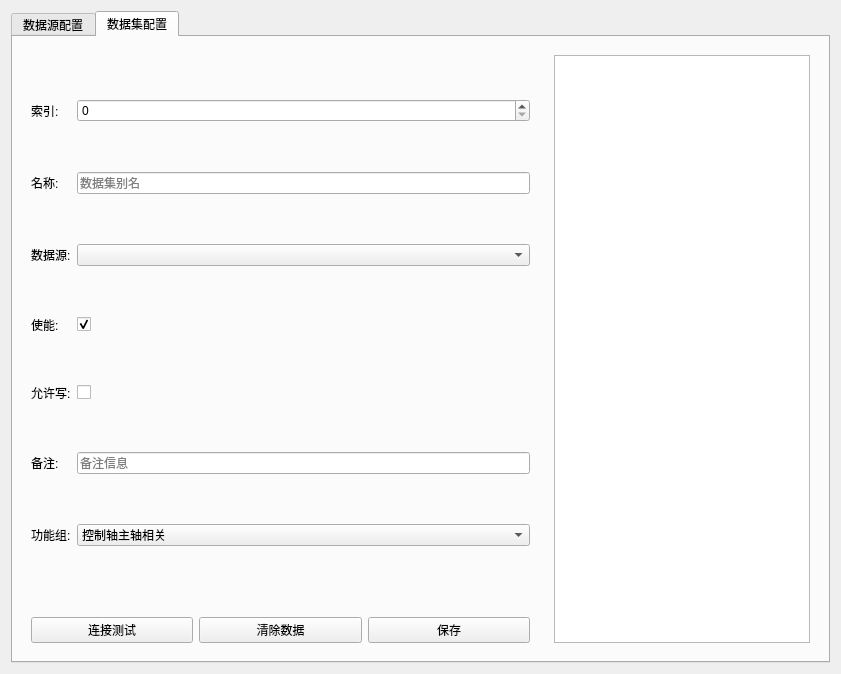
<?xml version="1.0" encoding="UTF-8"?>
<ui version="4.0">
 <class>ConfigDialog</class>
 <widget class="QDialog" name="ConfigDialog">
  <property name="geometry">
   <rect>
    <x>0</x>
    <y>0</y>
    <width>841</width>
    <height>674</height>
   </rect>
  </property>
  <property name="windowTitle">
   <string>Dialog</string>
  </property>
  <layout class="QGridLayout" name="gridLayout">
   <item row="0" column="0">
    <widget class="QTabWidget" name="tabWidget">
     <property name="currentIndex">
      <number>1</number>
     </property>
     <property name="tabBarAutoHide">
      <bool>true</bool>
     </property>
     <widget class="QWidget" name="Tab1">
      <attribute name="title">
       <string>数据源配置</string>
      </attribute>
      <layout class="QGridLayout" name="gridLayout_8" rowstretch="9,1" columnstretch="3,7">
       <item row="0" column="0">
        <widget class="QWidget" name="widget_3" native="true">
         <layout class="QGridLayout" name="gridLayout_4">
          <item row="5" column="1">
           <widget class="QLineEdit" name="port1">
            <property name="text">
             <string>8193</string>
            </property>
            <property name="placeholderText">
             <string>默认:8193</string>
            </property>
           </widget>
          </item>
          <item row="2" column="1">
           <widget class="QCheckBox" name="enable1">
            <property name="checked">
             <bool>true</bool>
            </property>
           </widget>
          </item>
          <item row="3" column="1">
           <widget class="QLineEdit" name="desc1">
            <property name="placeholderText">
             <string>备注信息</string>
            </property>
           </widget>
          </item>
          <item row="4" column="0">
           <widget class="QLabel" name="Label_10">
            <property name="text">
             <string>主机:</string>
            </property>
           </widget>
          </item>
          <item row="0" column="0">
           <widget class="QLabel" name="Label">
            <property name="text">
             <string>索引:</string>
            </property>
           </widget>
          </item>
          <item row="0" column="1">
           <widget class="QSpinBox" name="index1">
            <property name="specialValueText">
             <string/>
            </property>
            <property name="minimum">
             <number>0</number>
            </property>
           </widget>
          </item>
          <item row="1" column="0">
           <widget class="QLabel" name="Label_2">
            <property name="text">
             <string>名称:</string>
            </property>
           </widget>
          </item>
          <item row="6" column="1">
           <widget class="QSpinBox" name="timeout">
            <property name="minimum">
             <number>1</number>
            </property>
            <property name="maximum">
             <number>1000</number>
            </property>
            <property name="singleStep">
             <number>1</number>
            </property>
            <property name="value">
             <number>10</number>
            </property>
           </widget>
          </item>
          <item row="1" column="1">
           <widget class="QLineEdit" name="name1">
            <property name="whatsThis">
             <string/>
            </property>
            <property name="text">
             <string/>
            </property>
            <property name="placeholderText">
             <string>数据源别名</string>
            </property>
           </widget>
          </item>
          <item row="4" column="1">
           <widget class="QLineEdit" name="host1">
            <property name="placeholderText">
             <string>例如:127.0.0.1</string>
            </property>
           </widget>
          </item>
          <item row="2" column="0">
           <widget class="QLabel" name="Label_3">
            <property name="text">
             <string>使能:</string>
            </property>
           </widget>
          </item>
          <item row="3" column="0">
           <widget class="QLabel" name="Label_4">
            <property name="text">
             <string>备注:</string>
            </property>
           </widget>
          </item>
          <item row="5" column="0">
           <widget class="QLabel" name="label_9">
            <property name="text">
             <string>端口:</string>
            </property>
           </widget>
          </item>
          <item row="6" column="0">
           <widget class="QLabel" name="label_10">
            <property name="text">
             <string>超时时间:</string>
            </property>
           </widget>
          </item>
         </layout>
        </widget>
       </item>
       <item row="1" column="0">
        <widget class="QWidget" name="widget" native="true">
         <layout class="QHBoxLayout" name="horizontalLayout">
          <item>
           <widget class="QPushButton" name="connectTest">
            <property name="text">
             <string>连接测试</string>
            </property>
           </widget>
          </item>
          <item>
           <widget class="QPushButton" name="clearDataSource">
            <property name="text">
             <string>清除数据</string>
            </property>
           </widget>
          </item>
          <item>
           <widget class="QPushButton" name="saveDataSource">
            <property name="text">
             <string>保存</string>
            </property>
           </widget>
          </item>
         </layout>
        </widget>
       </item>
       <item row="0" column="1" rowspan="2">
        <widget class="QWidget" name="widget_2" native="true">
         <layout class="QGridLayout" name="gridLayout_3">
          <item row="0" column="0">
           <widget class="QTableView" name="tableView1">
            <property name="enabled">
             <bool>true</bool>
            </property>
            <property name="lineWidth">
             <number>0</number>
            </property>
            <property name="editTriggers">
             <set>QAbstractItemView::NoEditTriggers</set>
            </property>
           </widget>
          </item>
         </layout>
        </widget>
       </item>
      </layout>
     </widget>
     <widget class="QWidget" name="Tab2">
      <attribute name="title">
       <string>数据集配置</string>
      </attribute>
      <layout class="QGridLayout" name="gridLayout_7" rowstretch="9,0" columnstretch="3,0">
       <item row="0" column="1" rowspan="2">
        <widget class="QWidget" name="widget_5" native="true">
         <layout class="QGridLayout" name="gridLayout_6">
          <item row="0" column="0">
           <widget class="QTableView" name="tableView2">
            <property name="lineWidth">
             <number>0</number>
            </property>
            <property name="editTriggers">
             <set>QAbstractItemView::NoEditTriggers</set>
            </property>
           </widget>
          </item>
         </layout>
        </widget>
       </item>
       <item row="1" column="0">
        <widget class="QWidget" name="widget_4" native="true">
         <layout class="QHBoxLayout" name="horizontalLayout_2">
          <item>
           <widget class="QPushButton" name="getDataTest">
            <property name="text">
             <string>连接测试</string>
            </property>
           </widget>
          </item>
          <item>
           <widget class="QPushButton" name="clearDataSet">
            <property name="text">
             <string>清除数据</string>
            </property>
           </widget>
          </item>
          <item>
           <widget class="QPushButton" name="saveDataSet">
            <property name="text">
             <string>保存</string>
            </property>
           </widget>
          </item>
         </layout>
        </widget>
       </item>
       <item row="0" column="0">
        <widget class="QWidget" name="widget_6" native="true">
         <layout class="QGridLayout" name="gridLayout_2">
          <item row="0" column="0">
           <widget class="QLabel" name="Label_15">
            <property name="text">
             <string>索引:</string>
            </property>
           </widget>
          </item>
          <item row="0" column="1">
           <widget class="QSpinBox" name="index2">
            <property name="minimum">
             <number>0</number>
            </property>
           </widget>
          </item>
          <item row="1" column="0">
           <widget class="QLabel" name="Label_16">
            <property name="text">
             <string>名称:</string>
            </property>
           </widget>
          </item>
          <item row="1" column="1">
           <widget class="QLineEdit" name="name2">
            <property name="placeholderText">
             <string>数据集别名</string>
            </property>
           </widget>
          </item>
          <item row="2" column="0">
           <widget class="QLabel" name="label_3">
            <property name="text">
             <string>数据源:</string>
            </property>
           </widget>
          </item>
          <item row="2" column="1">
           <widget class="QComboBox" name="dataSource">
            <property name="whatsThis">
             <string>当前数据集的数据源</string>
            </property>
           </widget>
          </item>
          <item row="3" column="0">
           <widget class="QLabel" name="Label_17">
            <property name="text">
             <string>使能:</string>
            </property>
           </widget>
          </item>
          <item row="3" column="1">
           <widget class="QCheckBox" name="enable2">
            <property name="checked">
             <bool>true</bool>
            </property>
           </widget>
          </item>
          <item row="4" column="0">
           <widget class="QLabel" name="label_2">
            <property name="text">
             <string>允许写:</string>
            </property>
           </widget>
          </item>
          <item row="4" column="1">
           <widget class="QCheckBox" name="writeEnable">
            <property name="text">
             <string/>
            </property>
           </widget>
          </item>
          <item row="5" column="0">
           <widget class="QLabel" name="Label_18">
            <property name="text">
             <string>备注:</string>
            </property>
           </widget>
          </item>
          <item row="5" column="1">
           <widget class="QLineEdit" name="desc2">
            <property name="placeholderText">
             <string>备注信息</string>
            </property>
           </widget>
          </item>
          <item row="6" column="0">
           <widget class="QLabel" name="label">
            <property name="text">
             <string>功能组:</string>
            </property>
           </widget>
          </item>
          <item row="6" column="1">
           <widget class="QComboBox" name="group">
            <item>
             <property name="text">
              <string>控制轴主轴相关</string>
             </property>
            </item>
            <item>
             <property name="text">
              <string>程序相关</string>
             </property>
            </item>
            <item>
             <property name="text">
              <string>NC文件数据相关</string>
             </property>
            </item>
            <item>
             <property name="text">
              <string>刀具寿命管理数据相关</string>
             </property>
            </item>
            <item>
             <property name="text">
              <string>刀具管理数据相关</string>
             </property>
            </item>
            <item>
             <property name="text">
              <string>操作历史数据相关</string>
             </property>
            </item>
            <item>
             <property name="text">
              <string>3D干涉检查</string>
             </property>
            </item>
            <item>
             <property name="text">
              <string>故障诊断</string>
             </property>
            </item>
            <item>
             <property name="text">
              <string>其他</string>
             </property>
            </item>
            <item>
             <property name="text">
              <string>图形指令数据</string>
             </property>
            </item>
            <item>
             <property name="text">
              <string>伺服学习数据</string>
             </property>
            </item>
            <item>
             <property name="text">
              <string>NC显示功能</string>
             </property>
            </item>
            <item>
             <property name="text">
              <string>远程诊断功能</string>
             </property>
            </item>
            <item>
             <property name="text">
              <string>双重检查安全功能</string>
             </property>
            </item>
            <item>
             <property name="text">
              <string>连续位置数据输出功能</string>
             </property>
            </item>
            <item>
             <property name="text">
              <string>程序重新启动</string>
             </property>
            </item>
            <item>
             <property name="text">
              <string>辅助状态</string>
             </property>
            </item>
            <item>
             <property name="text">
              <string>安全IO信号历史</string>
             </property>
            </item>
            <item>
             <property name="text">
              <string>机器状态监控器_记录器</string>
             </property>
            </item>
            <item>
             <property name="text">
              <string>环保模式</string>
             </property>
            </item>
           </widget>
          </item>
         </layout>
        </widget>
       </item>
      </layout>
     </widget>
    </widget>
   </item>
  </layout>
 </widget>
 <resources/>
 <connections/>
</ui>
